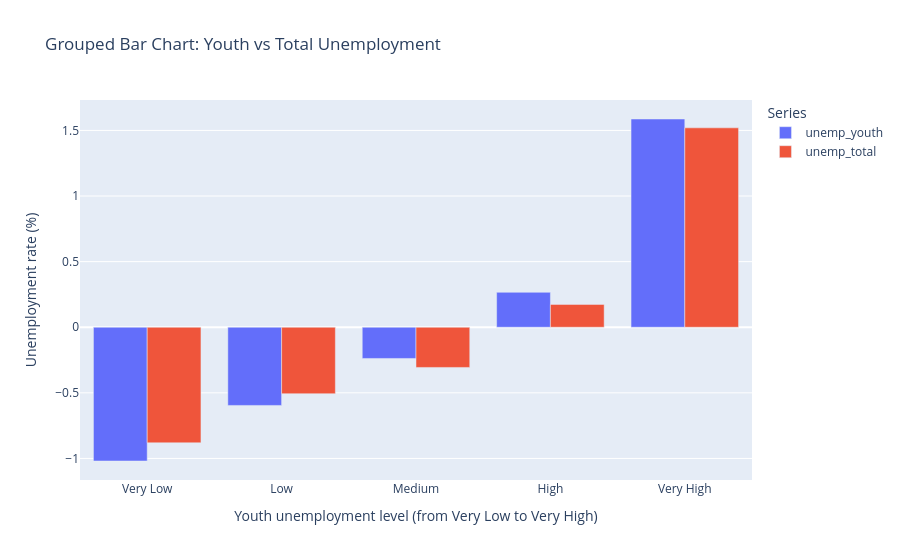

Source (notebook cell):
### Markdown cell above
### <a id='toc4_1_0_4_'></a>[Youth vs Total Unemployment (Grouped Bar Chart)](#toc0_)

### Code cell
# Bivariate Grouped Bar Chart: Youth vs total unemployment across youth-unemployment levels

biv_total_vs_youth = df[['unemp_youth', 'unemp_total']].dropna().copy()

# Bin youth unemployment into 5 ordered groups
biv_total_vs_youth['youth_level'] = pd.qcut(
    biv_total_vs_youth['unemp_youth'],
    q=5,
    labels=['Very Low', 'Low', 'Medium', 'High', 'Very High']
)

# Compute average youth and total unemployment in each group
avg_levels = (
    biv_total_vs_youth
    .groupby('youth_level', observed=True)
    .agg({
        'unemp_youth': 'mean',
        'unemp_total': 'mean'
    })
    .reset_index()
)

fig = px.bar(
    avg_levels,
    x='youth_level',
    y=['unemp_youth', 'unemp_total'],
    barmode='group',
    labels={
        'youth_level': 'Youth unemployment level (binned)',
        'value': 'Unemployment rate (%)',
        'variable': 'Series'
    },
    title='Grouped Bar Chart: Youth vs Total Unemployment'
)

fig.update_layout(
    xaxis_title='Youth unemployment level (from Very Low to Very High)',
    yaxis_title='Unemployment rate (%)'
)

fig.show()

### Figure 1 — Plotly figure (JSON) as saved in the notebook; plotly's stock layout.template omitted (floating-point values rounded to 4 significant figures)
{"data": [{"alignmentgroup": "True", "hovertemplate": "Series=unemp_youth<br>Youth unemployment level (binned)=%{x}<br>Unemployment rate (%)=%{y}<extra></extra>", "legendgroup": "unemp_youth", "marker": {"color": "#636efa", "pattern": {"shape": ""}}, "name": "unemp_youth", "offsetgroup": "unemp_youth", "orientation": "v", "showlegend": true, "textposition": "auto", "type": "bar", "x": ["Very Low", "Low", "Medium", "High", "Very High"], "xaxis": "x", "y": [-1.02, -0.5959, -0.238, 0.2662, 1.587], "yaxis": "y"}, {"alignmentgroup": "True", "hovertemplate": "Series=unemp_total<br>Youth unemployment level (binned)=%{x}<br>Unemployment rate (%)=%{y}<extra></extra>", "legendgroup": "unemp_total", "marker": {"color": "#EF553B", "pattern": {"shape": ""}}, "name": "unemp_total", "offsetgroup": "unemp_total", "orientation": "v", "showlegend": true, "textposition": "auto", "type": "bar", "x": ["Very Low", "Low", "Medium", "High", "Very High"], "xaxis": "x", "y": [-0.881, -0.5067, -0.3065, 0.1743, 1.52], "yaxis": "y"}], "layout": {"barmode": "group", "legend": {"title": {"text": "Series"}, "tracegroupgap": 0}, "title": {"text": "Grouped Bar Chart: Youth vs Total Unemployment"}, "xaxis": {"anchor": "y", "domain": [0, 1], "title": {"text": "Youth unemployment level (from Very Low to Very High)"}}, "yaxis": {"anchor": "x", "domain": [0, 1], "title": {"text": "Unemployment rate (%)"}}}}
